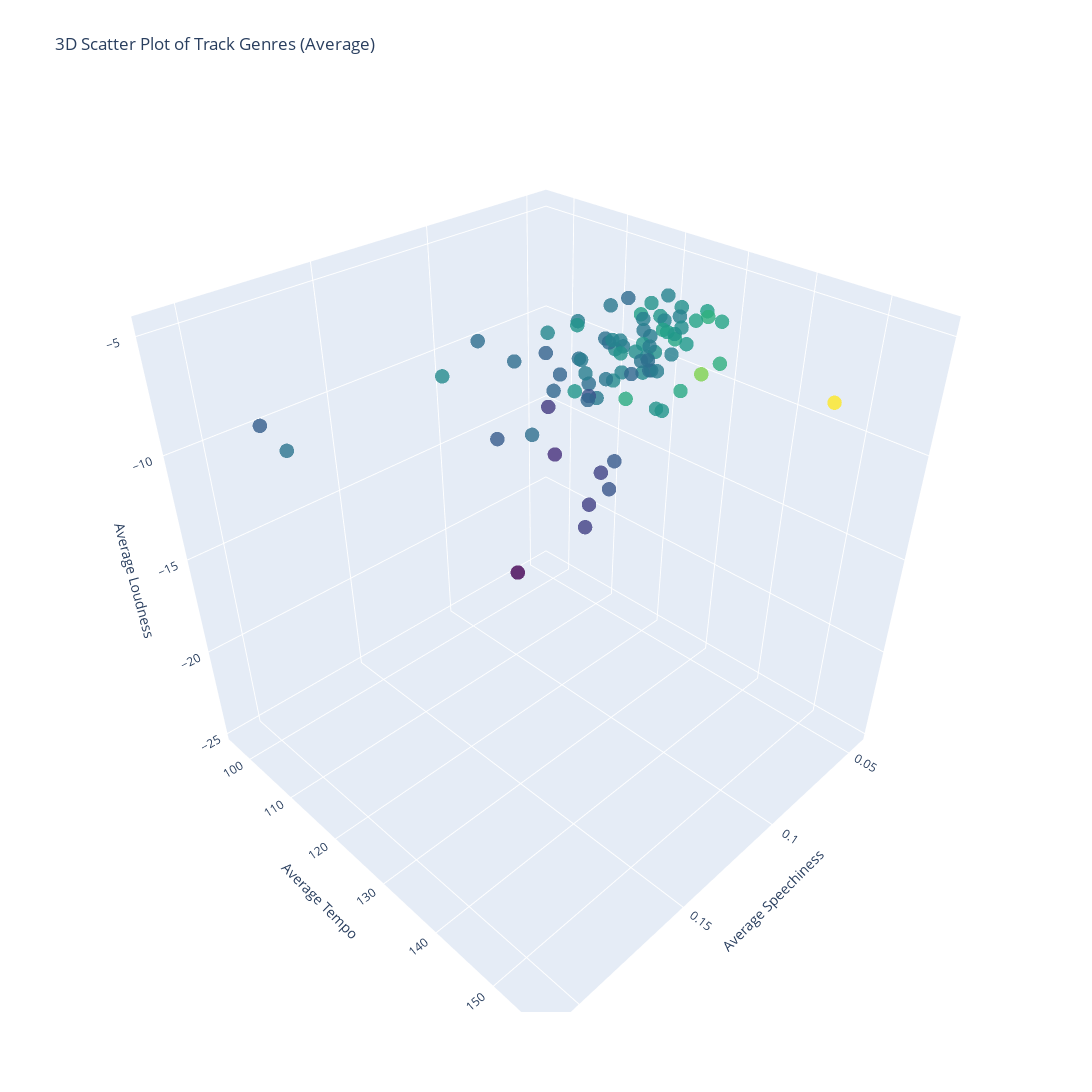

The notebook cell saved with this chart:
### Markdown cell above
### Speechiness, Tempo, Loudness

### Code cell
import plotly.graph_objs as go

temp_df = original_data[['genre', 'speechiness', 'tempo', 'loudness']]

temp_df = temp_df[temp_df['genre'] != "comedy"]

average_data = temp_df.groupby('genre').mean().reset_index()

trace = go.Scatter3d(
    x=average_data['speechiness'],
    y=average_data['tempo'],
    z=average_data['loudness'],
    mode='markers',
    marker=dict(
        size=5,
        color=average_data['genre'].astype('category').cat.codes,
        colorscale='Viridis',
        opacity=0.8
    ),
    text=average_data['genre']
)

layout = go.Layout(
    title='3D Scatter Plot of Track Genres (Average)',
    scene=dict(
        xaxis=dict(title='Average Speechiness'),
        yaxis=dict(title='Average Tempo'),
        zaxis=dict(title='Average Loudness')
    )
)

fig = go.Figure(data=[trace], layout=layout)

fig.update_layout(
    width=1200,
    height=1200,
    scene=dict(
        aspectmode='cube'
    )
)

fig.update_traces(marker=dict(color=average_data['tempo'], 
                              colorscale='Viridis', 
                              cmin=average_data['tempo'].min(), 
                              cmax=average_data['tempo'].max()),
                  selector=dict(mode='markers'))

fig.update_traces(hovertemplate='<b>Genre:</b> %{text}<br>'
                                '<b>Average Speechiness:</b> %{x}<br>'
                                '<b>Average Tempo:</b> %{y}<br>'
                                '<b>Average Loudness:</b> %{z}<br>',
                    selector=dict(type='scatter3d'))

fig.show()

### Figure 1 — Plotly figure (JSON) as saved in the notebook; plotly's stock layout.template omitted (floating-point values rounded to 4 significant figures)
{"data": [{"hovertemplate": "<b>Genre:</b> %{text}<br><b>Average Speechiness:</b> %{x}<br><b>Average Tempo:</b> %{y}<br><b>Average Loudness:</b> %{z}<br>", "marker": {"cmax": 156.5, "cmin": 96.35, "color": [118.5, 119.1, 126.2, 107.8, 125.1, 121.8, 132.1, 122.5, 125.0, 118.1, 107.7, 125.1, 123.0, 121.7, 114.2, 124.4, 123.7, 127.7, 120.9, 156.5, 127.8, 133.2, 128.0, 121.3, 123.6, 129.8, 118.8, 130.2, 116.5, 118.1, 127.8, 118.3, 118.7, 126.0, 117.8, 122.5, 113.4, 128.2, 125.0, 144.7, 126.9, 119.6, 126.9, 121.1, 121.4, 126.1, 112.0, 120.6, 130.5, 127.4, 127.1, 108.3, 104.5, 127.1, 112.3, 122.2, 118.0, 131.2, 128.9, 122.1, 134.5, 131.2, 123.5, 120.2, 106.6, 121.6, 117.3, 115.8, 123.4, 113.6, 118.3, 130.6, 96.35, 116.5, 115.4, 123.7, 122.0, 116.2, 132.4, 134.2, 120.1], "colorscale": [[0, "#440154"], [0.1111, "#482878"], [0.2222, "#3e4989"], [0.3333, "#31688e"], [0.4444, "#26828e"], [0.5556, "#1f9e89"], [0.6667, "#35b779"], [0.7778, "#6ece58"], [0.8889, "#b5de2b"], [1, "#fde725"]], "opacity": 0.8, "size": 5}, "mode": "markers", "text": ["acoustic", "afrobeat", "alt-rock", "ambient", "black-metal", "blues", "breakbeat", "cantopop", "chicago-house", "chill", "classical", "club", "country", "dance", "dancehall", "death-metal", "deep-house", "detroit-techno", "disco", "drum-and-bass", "dub", "dubstep", "edm", "electro", "electronic", "emo", "folk", "forro", "french", "funk", "garage", "german", "gospel", "goth", "grindcore", "groove", "guitar", "hard-rock", "hardcore", "hardstyle", "heavy-metal", "hip-hop", "house", "indian", "indie-pop", "industrial", "jazz", "k-pop", "metal", "metalcore", "minimal-techno", "new-age", "opera", "party", "piano", "pop", "pop-film", "power-pop", "progressive-house", "psych-rock", "punk", "punk-rock", "rock", "rock-n-roll", "romance", "sad", "salsa", "samba", "sertanejo", "show-tunes", "singer-songwriter", "ska", "sleep", "songwriter", "soul", "spanish", "swedish", "tango", "techno", "trance", "trip-hop"], "type": "scatter3d", "x": [0.04918, 0.09095, 0.06096, 0.05013, 0.09098, 0.06192, 0.084, 0.05175, 0.07592, 0.08263, 0.0518, 0.09129, 0.05023, 0.09944, 0.2079, 0.1207, 0.06979, 0.07296, 0.06289, 0.09682, 0.1179, 0.1105, 0.08626, 0.07506, 0.08237, 0.08045, 0.05147, 0.06099, 0.09601, 0.1188, 0.06926, 0.1117, 0.07654, 0.05943, 0.1338, 0.08049, 0.05233, 0.07881, 0.1649, 0.1152, 0.07943, 0.2091, 0.07604, 0.08728, 0.0609, 0.08361, 0.06436, 0.08, 0.09625, 0.1163, 0.07439, 0.04471, 0.06206, 0.0945, 0.05137, 0.06789, 0.07228, 0.05585, 0.06621, 0.0582, 0.07609, 0.07054, 0.06031, 0.06128, 0.07148, 0.09716, 0.06058, 0.09101, 0.05883, 0.1162, 0.05071, 0.08547, 0.06333, 0.05446, 0.09691, 0.08821, 0.09616, 0.0775, 0.08007, 0.06636, 0.07976], "y": [118.5, 119.1, 126.2, 107.8, 125.1, 121.8, 132.1, 122.5, 125.0, 118.1, 107.7, 125.1, 123.0, 121.7, 114.2, 124.4, 123.7, 127.7, 120.9, 156.5, 127.8, 133.2, 128.0, 121.3, 123.6, 129.8, 118.8, 130.2, 116.5, 118.1, 127.8, 118.3, 118.7, 126.0, 117.8, 122.5, 113.4, 128.2, 125.0, 144.7, 126.9, 119.6, 126.9, 121.1, 121.4, 126.1, 112.0, 120.6, 130.5, 127.4, 127.1, 108.3, 104.5, 127.1, 112.3, 122.2, 118.0, 131.2, 128.9, 122.1, 134.5, 131.2, 123.5, 120.2, 106.6, 121.6, 117.3, 115.8, 123.4, 113.6, 118.3, 130.6, 96.35, 116.5, 115.4, 123.7, 122.0, 116.2, 132.4, 134.2, 120.1], "z": [-10.44, -8.115, -6.224, -19.24, -7.044, -7.941, -6.155, -9.11, -8.706, -9.735, -20.57, -8.42, -7.339, -5.877, -6.464, -5.295, -8.375, -10.3, -7.719, -5.379, -7.438, -7.429, -6.7, -7.945, -8.592, -6.219, -10.31, -6.011, -9.69, -7.23, -6.936, -10.84, -7.805, -7.205, -5.814, -7.344, -15.76, -5.775, -5.164, -4.918, -5.336, -6.658, -7.571, -9.86, -8.494, -7.339, -11.85, -6.02, -4.847, -4.846, -10.21, -17.51, -16.09, -6.872, -17.58, -6.887, -8.227, -6.554, -7.388, -9.694, -5.286, -5.966, -7.108, -9.292, -12.76, -7.646, -6.686, -9.211, -6.058, -11.44, -9.905, -5.857, -24.75, -10.62, -8.027, -6.9, -8.24, -10.97, -8.513, -7.667, -9.407]}], "layout": {"height": 1200, "scene": {"aspectmode": "cube", "xaxis": {"title": {"text": "Average Speechiness"}}, "yaxis": {"title": {"text": "Average Tempo"}}, "zaxis": {"title": {"text": "Average Loudness"}}}, "title": {"text": "3D Scatter Plot of Track Genres (Average)"}, "width": 1200}}
